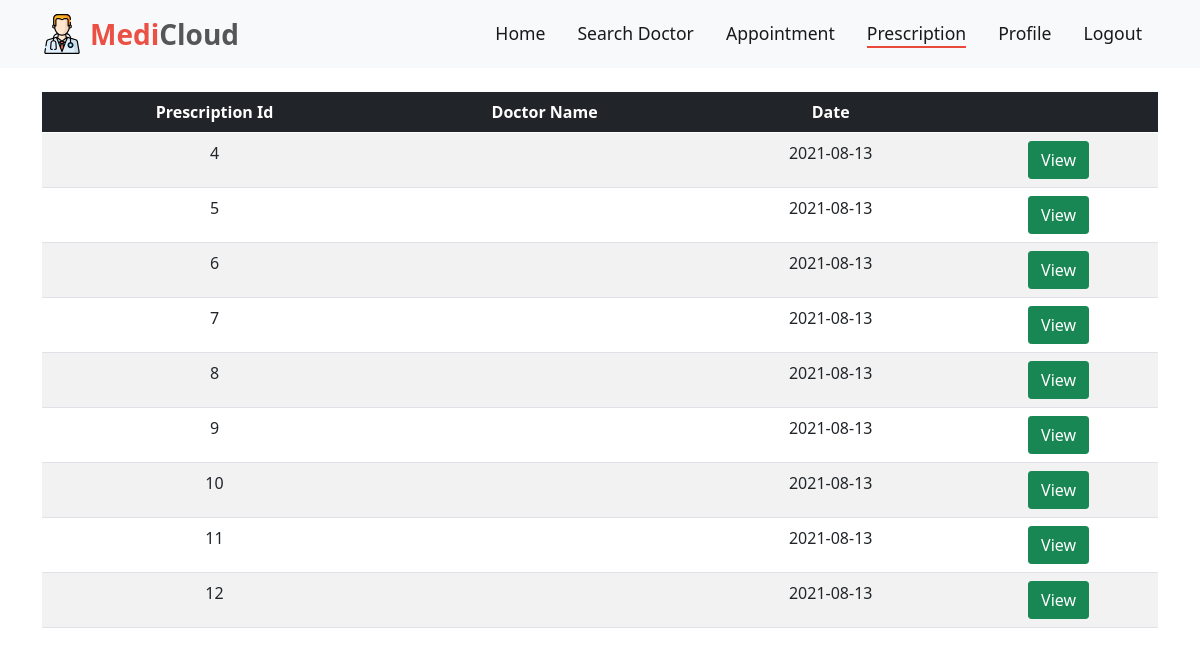
/patientPrescription.php (signed in), run on an earlier commit of the app's database.
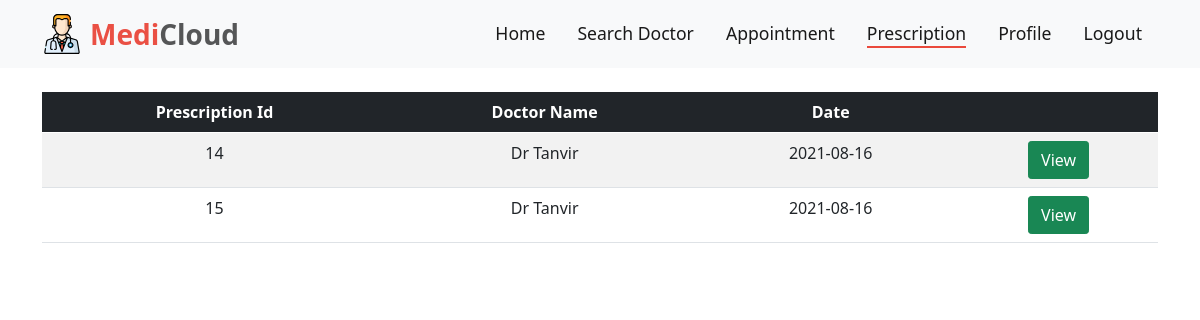
And on a later commit of the database.
### tables this page shows
CREATE TABLE `prescription` (
  `Id` int(11) NOT NULL,
  `patient_id` int(11) NOT NULL,
  `Doctor_id` int(11) NOT NULL,
  `doctor_name` varchar(255) NOT NULL,
  `text` text NOT NULL,
  `date` date NOT NULL
);

### HTML/patientPrescription.php (the view, shortened to what this page needs)
<?php
include "doctorDatabase.php";
?>
<!DOCTYPE html>
<html lang="en">
<head>
    <link href="https://cdn.jsdelivr.net/npm/bootstrap@5.1.0/dist/css/bootstrap.min.css" rel="stylesheet" />
    <link rel="stylesheet" href="https://cdnjs.cloudflare.com/ajax/libs/animate.css/4.1.1/animate.min.css"/>
    <link rel="stylesheet" href="../CSS/style.css" />
</head>
<body>
<nav class="navbar navbar-expand-lg navbar-light bg-light">
  <div class="container">
  <a class="navbar-brand d-flex align-items-center fw-bold fs-3" href="patientHome.php">
                    <img src="../Assets/Images/doctor.svg" alt="" width="40" height="40" class="d-inline-block align-text-top me-2" /> <span style="color:#EA5044">Medi</span><span style="color:#555657">Cloud</span>
                </a>
    <div class="collapse navbar-collapse" id="navbarSupportedContent">
      <ul class="navbar-nav ms-auto mb-2 mb-lg-0">
          <li class="nav-item mx-2 fs-5">
            <a class="nav-link active navbar-shortcutlink" aria-current="page" href="patientHome.php">Home</a>
          </li>
          <li class="nav-item mx-2 fs-5">
            <a class="nav-link active navbar-shortcutlink" aria-current="page" href="searchDoctor.php">Search Doctor</a>
          </li>
          <li class="nav-item mx-2 fs-5">
            <a class="nav-link active navbar-shortcutlink " aria-current="page" href="patientAppointment.php">Appointment</a>
          </li>
          <li class="nav-item mx-2 fs-5">
            <a class="nav-link active navbar-shortcutlink current-page" aria-current="page" href="#">Prescription</a>
          </li>
          <li class="nav-item mx-2 fs-5">
            <a class="nav-link active navbar-shortcutlink" aria-current="page" href="patientProfile.php">Profile</a>
          </li>
          <li class="nav-item mx-2 fs-5">
            <a class="nav-link active navbar-shortcutlink" aria-current="page" href="logout.php">Logout</a>
          </li>
      </ul>
    </div>
  </div>
</nav>
<section class="container py-4 table-responsive">
<table class="table table-striped text-center" id="myTable">
  <thead class="table-dark">
      <tr>
        <th scope="col">Prescription Id</th>
        <th scope="col">Doctor Name</th>
        <th scope="col">Date</th>
        <th scope="col"> </th>
      </tr>
  </thead>
  <tbody>
    <?php
     $i=0;
        $session_id = $_SESSION['id'];
        $sql = "Select 	id , doctor_name, date, text from prescription where patient_id = '$session_id' ORDER BY date DESC";
        $result = mysqli_query($conn, $sql);
        if(mysqli_num_rows($result) > 0){
            while($row = $result->fetch_assoc()){
                echo "<tr id='{$i}'> <td> {$row["id"]} </td> <td> {$row["doctor_name"]} </td> <td> {$row["date"]} </td><td class='row-data d-none'> {$row["text"]} </td> <td><button type='button' class='btn btn-success rounded-1 cancel-btn' data-bs-toggle='modal' data-bs-target='#exampleModal' onclick='showPrescription()' >View</button>  </td> </tr>";
              $i++;
            }
        }
    ?>
  </tbody>
</table>
</section>
</body>
</html>

### CSS/style.css (style rules this page uses)
:root { --primary-color: #ea493c; --secondary-color: #555657; }
.navbar-shortcutlink { transition: 0.2s transform; font-size: 1.1rem; }
.navbar-shortcutlink::after { content: ""; width: 0px; height: 2px; background: var(--primary-color); display: block; margin: auto; transition: 0.5s; }
.current-page::after { content: ""; width: 100%; height: 2px; background: var(--primary-color); display: block; margin: auto; }

What changed in the data, as far as the page shows it:
removed prescription: Id "4", date "2021-08-13"
removed prescription: Id "5", date "2021-08-13"
removed prescription: Id "6", date "2021-08-13"
removed prescription: Id "7", date "2021-08-13"
removed prescription: Id "8", date "2021-08-13"
removed prescription: Id "9", date "2021-08-13"
removed prescription: Id "10", date "2021-08-13"
removed prescription: Id "11", date "2021-08-13"
removed prescription: Id "12", date "2021-08-13"
added prescription: Id "14", doctor_name "Dr Tanvir", date "2021-08-16"
added prescription: Id "15", doctor_name "Dr Tanvir", date "2021-08-16"
